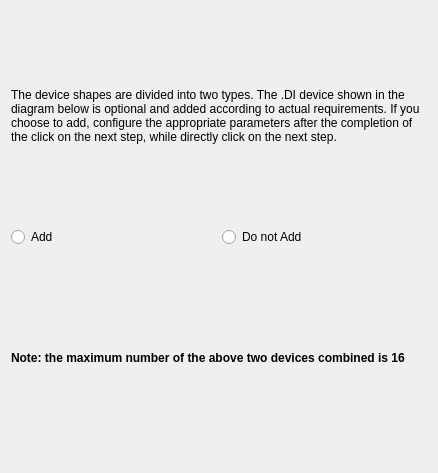
<?xml version="1.0" encoding="UTF-8"?>
<ui version="4.0">
 <class>GuidDISetting</class>
 <widget class="QWidget" name="GuidDISetting">
  <property name="geometry">
   <rect>
    <x>0</x>
    <y>0</y>
    <width>438</width>
    <height>473</height>
   </rect>
  </property>
  <property name="windowTitle">
   <string>Form</string>
  </property>
  <layout class="QVBoxLayout" name="verticalLayout" stretch="1,1,9,1">
   <item>
    <widget class="QLabel" name="label_2">
     <property name="text">
      <string>The device shapes are divided into two types. The .DI device shown in the diagram below is optional and added according to actual requirements. If you choose to add, configure the appropriate parameters after the completion of the click on the next step, while directly click on the next step.</string>
     </property>
     <property name="wordWrap">
      <bool>true</bool>
     </property>
    </widget>
   </item>
   <item>
    <layout class="QHBoxLayout" name="horizontalLayout_3">
     <item>
      <widget class="QRadioButton" name="radioButton_set">
       <property name="text">
        <string>Add</string>
       </property>
      </widget>
     </item>
     <item>
      <widget class="QRadioButton" name="radioButton_ignore">
       <property name="text">
        <string>Do not Add</string>
       </property>
      </widget>
     </item>
    </layout>
   </item>
   <item>
    <layout class="QHBoxLayout" name="horizontalLayout">
     <property name="spacing">
      <number>10</number>
     </property>
     <item>
      <layout class="QVBoxLayout" name="vLayout_content"/>
     </item>
     <item>
      <layout class="QVBoxLayout" name="vLayout_content_crash"/>
     </item>
    </layout>
   </item>
   <item>
    <widget class="QLabel" name="label_warningToolTip">
     <property name="font">
      <font>
       <weight>75</weight>
       <bold>true</bold>
      </font>
     </property>
     <property name="text">
      <string>Note: the maximum number of the above two devices combined is 16</string>
     </property>
     <property name="wordWrap">
      <bool>true</bool>
     </property>
    </widget>
   </item>
  </layout>
 </widget>
 <resources/>
 <connections/>
</ui>
